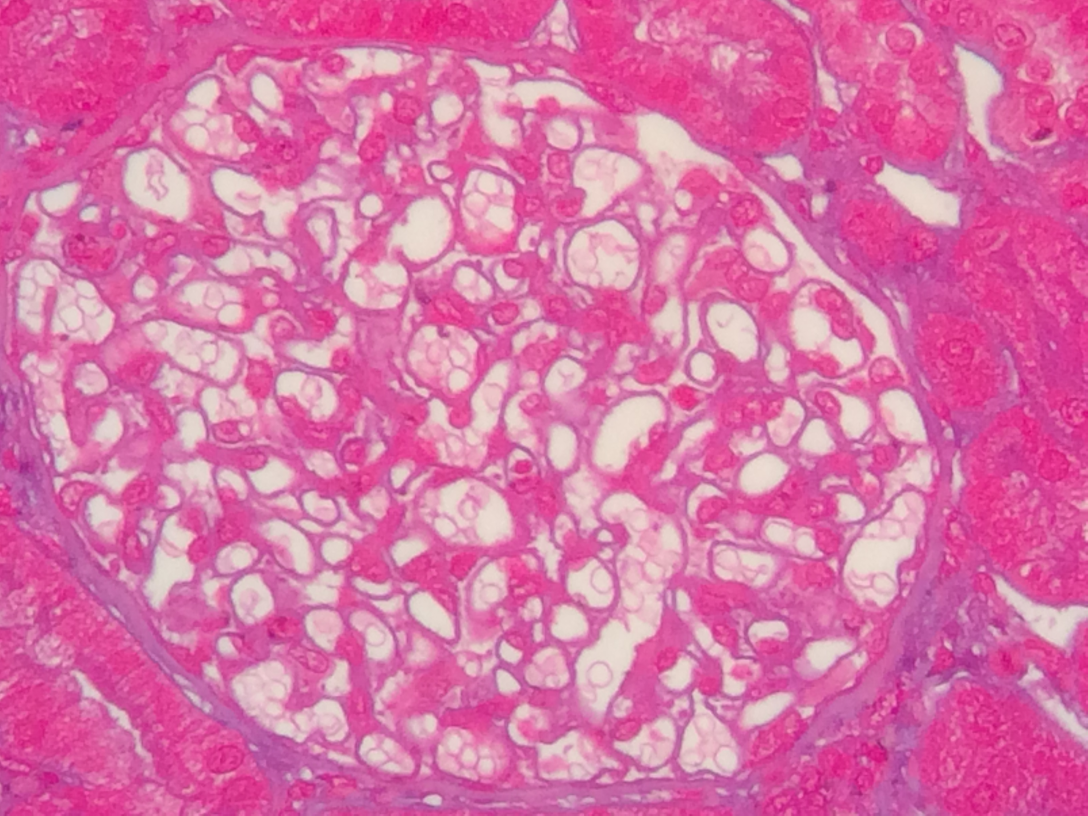
#> input picture pattern_recognition/color_extration/imgs_selected/treino_azan (3).JPG, 3264 x 2448 px (shown at 1/3 size); its folder holds 4 pictures in this run
$ python feat_ext_comp.py
#> lines starting #> are read from the running program, lines starting #| are printed output that depends on the picture
### pattern_recognition/color_extration/image.py
import os
import matplotlib.pyplot as plt
import numpy as np
import skimage
from skimage import io
from skimage.exposure import histogram
from skimage import exposure

class Imagem:
    def __init__(self, img_path, image, name="imagem.png"):
        self.img_path = img_path
        self.orignal = image
        self.image = image.copy()
        self.name = name

    def reset(self):
        self.image = self.orignal

    def reset_hist():
        plt.close()

    def save(self, path):
        io.imsave(path, skimage.img_as_ubyte(self.image))

    def int_change(self, value):
        self.image = (self.image * value).astype(np.int16)
        # [5 lines of commented-out code are left out]

    def int_shift(self, value):
        self.image = (self.image + value).astype(np.int16)
        #self.image = np.clip(self.image, 0, 255)
        #print(self.image)
        #self.image = exposure.rescale_intensity(self.image, in_range=(0, 255)).astype('uint16')

    def normalize(self):
        self.image = np.round(self.image).astype(int)
        # [7 lines of commented-out code are left out]

    # [5 lines left out: function save_hist, not called in this run]


    def gen_hist_rgb(self):
        hist_red, bins_red = histogram(self.image[:, :, 0])
        hist_green, bins_green = histogram(self.image[:, :, 1])
        hist_blue, bins_blue = histogram(self.image[:, :, 2])
        #print(self.image[:, :, 0])
        #print("+++++++++++++++++++++++++++++++++++++++++++++++++++++++++++++++++++")

        plt.title(self.get_name())
        plt.xlabel('Pixel Value')
        plt.ylabel('Frequency')
        plt.plot(bins_red, hist_red, color='red', label='Red Channel')
        plt.plot(bins_green, hist_green, color='green', label='Green Channel')
        plt.plot(bins_blue, hist_blue, color='blue', label='Blue Channel')
        plt.legend()
        plt.grid()

    def gen_hist_opp(self):

        r, g, b = self.image[:, :, 0], self.image[:, :, 1], self.image[:, :, 2]
        O1 = (r + g) / np.sqrt(2)
        O2 = (r + g - 2 * b) / np.sqrt(6)
        O3 = (r + g + b) / np.sqrt(3)
        hist_O1, bins_O1 = histogram(O1)
        hist_O2, bins_O2 = histogram(O2)
        hist_O3, bins_O3 = histogram(O3)
        #print(O1)
        #print("+++++++++++++++++++++++++++++++++++++++++++++++++++++++++++++++++++")

        plt.title(self.get_name())
        plt.plot(bins_O1, hist_O1, label="O1 (R-G)")
        plt.plot(bins_O2, hist_O2, label="O2 (Y-B)")
        plt.plot(bins_O3, hist_O3, label="O3 (Intensity)")
        plt.xlabel("Valor do Canal")
        plt.ylabel("Frequência")
        plt.legend()
        plt.grid()


    def gen_tcolor_dist(self):
        r, g, b = self.image[:, :, 0], self.image[:, :, 1], self.image[:, :, 2]
        #print(self.image[:, :, 0])
        mean_r, std_r = np.mean(r), np.std(r)
        mean_g, std_g = np.mean(g), np.std(g)
        mean_b, std_b = np.mean(b), np.std(b)
        #print((r - mean_r)/std_r)
        #print("+++++++++++++++++++++++++++++++++++++++++++++++++++++++++++++++++++")
        hist_r, bins_r = histogram((r - mean_r)/std_r)
        hist_g, bins_g = histogram((g - mean_g)/std_g)
        hist_b, bins_b = histogram((b - mean_b)/std_b)

        plt.title(self.get_name())
        plt.plot(bins_r, hist_r, label="CTR Red")
        plt.plot(bins_g, hist_g, label="CTR Green")
        plt.plot(bins_b, hist_b, label="CTR Blue")

        plt.xlabel("Valor")
        plt.ylabel("Frequência")
        plt.legend()
        plt.grid()

    # Getter for name
    def get_name(self):
        return self.name

    # Setter for name
    def set_name(self, name):
        self.name = name

    # Getter for image
    def get_image(self):
        return self.image

    # Setter for image
    def set_image(self, image):
        self.image = image

### pattern_recognition/color_extration/feat_ext_comp.py
from image import Imagem
import matplotlib.pyplot as plt
from skimage import io
import os

imgs_folder = './imgs_selected'

image_files = [f for f in os.listdir(imgs_folder) if f.endswith('.jpg') or f.endswith('.JPG') or f.endswith('.jpeg')]

for filename in image_files:

    image_path = os.path.join(imgs_folder, filename)
    image = io.imread(image_path)
#> image is the input picture: shape (2448, 3264, 3); mean R, G, B 217.6, 113.1, 166.3

    op = ['_normal', '_shift', '_change', '_change_shift']
    feat = ['_img', '_hrgb', '_htclor', '_hop']
    imgs = []

    plt.figure(figsize=(19, 10))
    plt.suptitle(filename)
    for i in range(len(op)):
        plt.subplot(1, len(op), i + 1)
        img_obj = Imagem(image_path, image, filename + op[i])
        if '_shift' in op[i]:
            img_obj.int_shift(-30)
        if '_change' in op[i]:
            img_obj.int_change(0.5)
        imgs.append(img_obj)
        plt.title(img_obj.get_name())
        plt.imshow(img_obj.image)
        plt.axis('off')
#> after the loop, imgs = 4 items
    plt.tight_layout()
    plt.savefig(filename + feat[0] + '_comp.png')
    plt.close()

    # Gera os histogramas de cores
    plt.figure(figsize=(19, 10))
    plt.suptitle("Histograma de Cores.")
    for j in range(len(imgs)):
        plt.subplot(1, len(imgs), j + 1)
        imgs[j].gen_hist_rgb()
#> this loop made 4 passes
    plt.tight_layout()
    plt.savefig(filename + feat[1] + '_comp.png')
#> figure, not shown here; panel 1: curve peaks at x = 227, y = 247700; panel 1: curve peaks at x = 85, y = 106695; panel 1: curve peaks at x = 156, y = 195812; panel 2: curve peaks at x = 197, y = 247700
    plt.close()

    # Gera os histogramas de cores transformadas
    plt.figure(figsize=(19, 10))
    plt.suptitle("Histograma de Cores Transformadas.")
    for j in range(len(imgs)):
        plt.subplot(1, len(imgs), j + 1)
        imgs[j].gen_tcolor_dist()
#> this loop made 4 passes
#> (mean_r in gen_tcolor_dist, std_r in gen_tcolor_dist, mean_g in gen_tcolor_dist, std_g in gen_tcolor_dist, mean_b in gen_tcolor_dist, std_b in gen_tcolor_dist) on passes 1 to 4: (217.6, 13.51, 113.1, 47.37, 166.3, 20.71), (187.6, 13.51, 83.06, 47.37, 136.3, 20.71), (108.5, 6.76, 56.28, 23.69, 82.88, 10.36), (93.53, 6.76, 41.28, 23.69, 67.88, 10.36)
#> pass 1, in gen_tcolor_dist, `r, g, b = self.image[:, :, 0], self.image[:, :, 1], self.image[:, :, 2]`:
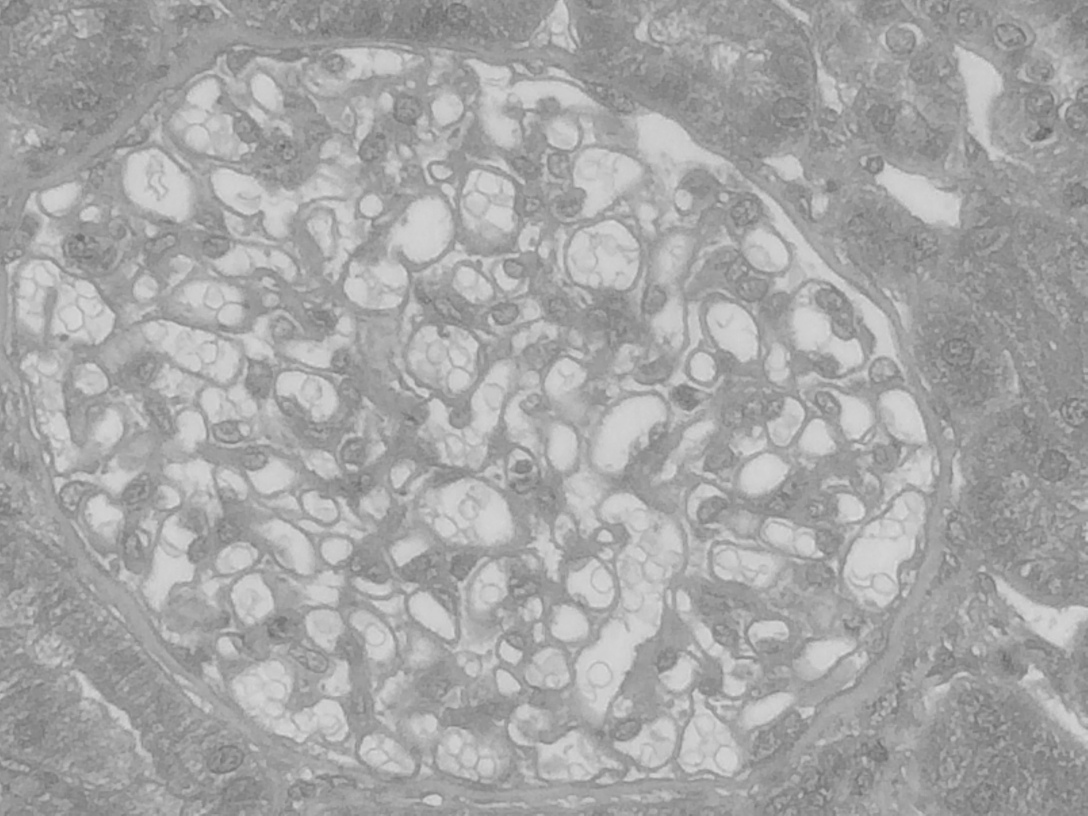
#> b: shape (2448, 3264) (shown at 1/3 size); min 97, max 223, mean 166.3
    plt.tight_layout()
    plt.savefig(filename + feat[2] + '_comp.png')
#> figure, not shown here; panel 1: curve peaks at x = 0.702, y = 247700; panel 1: curve peaks at x = -0.587, y = 106695; panel 1: curve peaks at x = -0.504, y = 195812; panel 2: curve peaks at x = 0.702, y = 247700
    plt.close()

    # Gera os histogramas de oponentes
    plt.figure(figsize=(19, 10))
    plt.suptitle("Histograma de Oponentes.")
    for j in range(len(imgs)):
        plt.subplot(1, len(imgs), j + 1)
        imgs[j].gen_hist_opp()
#> this loop made 4 passes
#> pass 1, in gen_hist_opp, `O1 = (r + g) / np.sqrt(2)`:
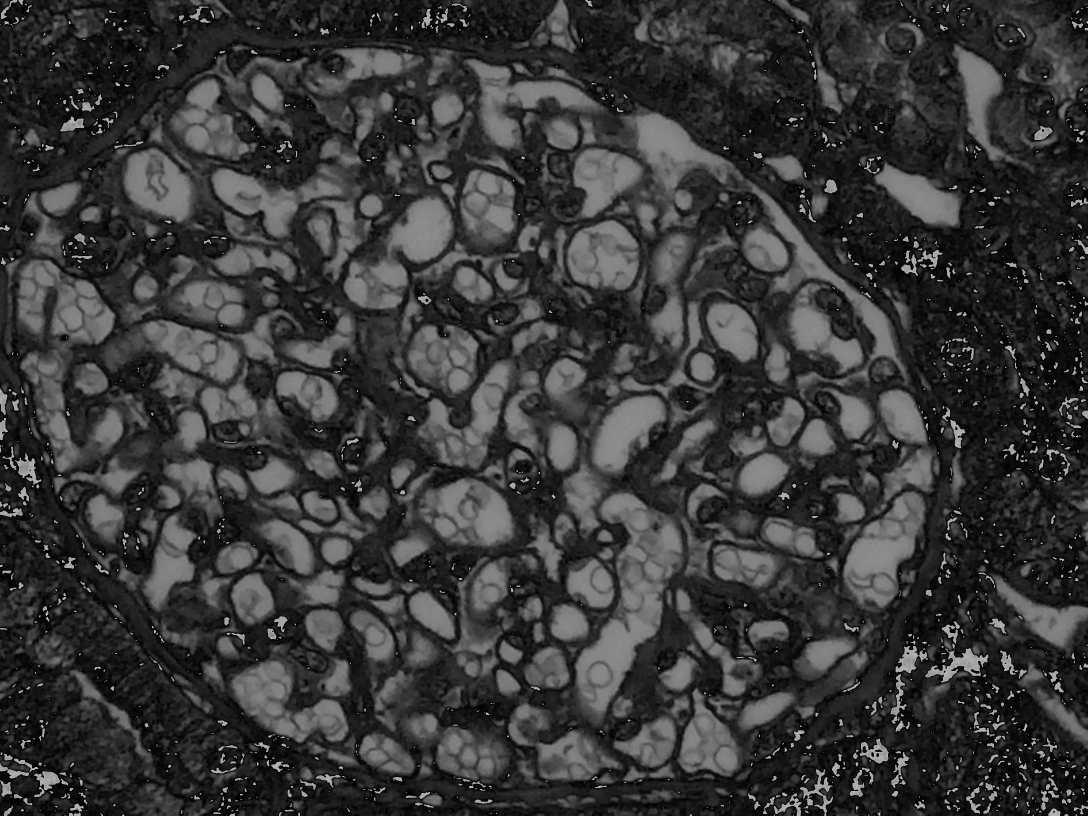
#> O1: shape (2448, 3264) float64 (shown at 1/3 size); min 0, max 180.3, mean 56.4
#> pass 1, in gen_hist_opp, `O2 = (r + g - 2 * b) / np.sqrt(6)`:
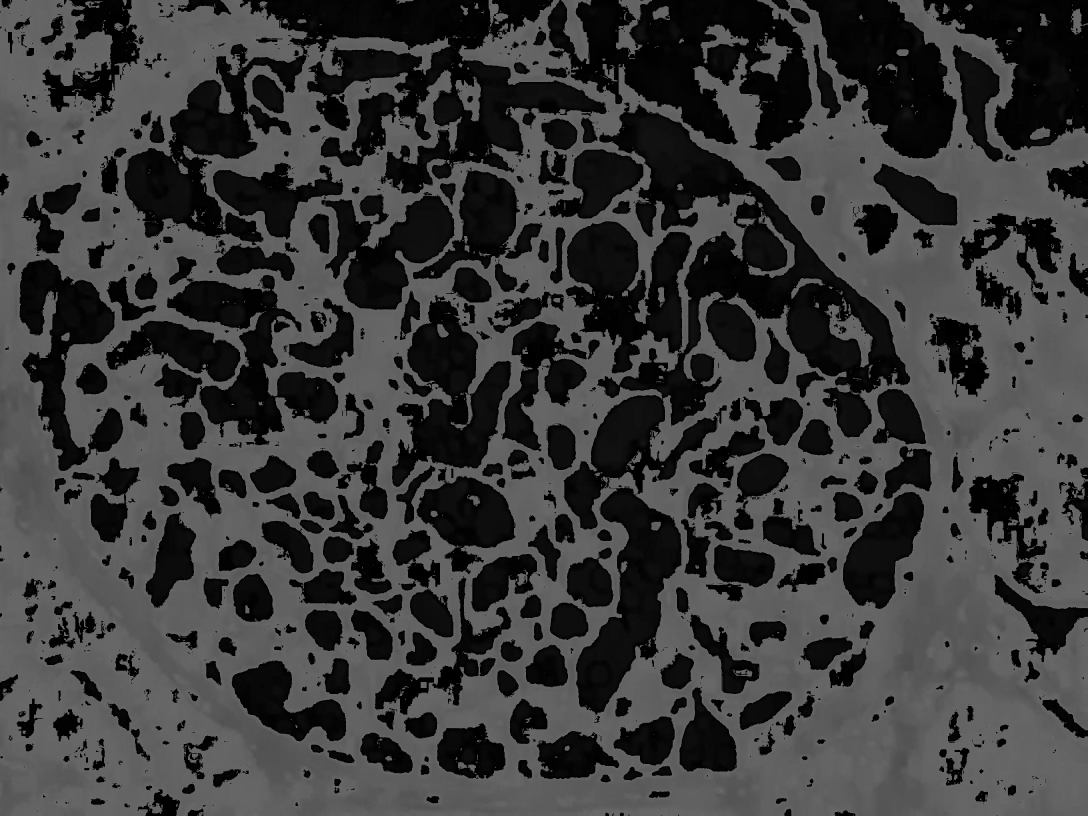
#> O2: shape (2448, 3264) float64 (shown at 1/3 size); min 0, max 104.1, mean 59
#> pass 1, in gen_hist_opp, `O3 = (r + g + b) / np.sqrt(3)`:
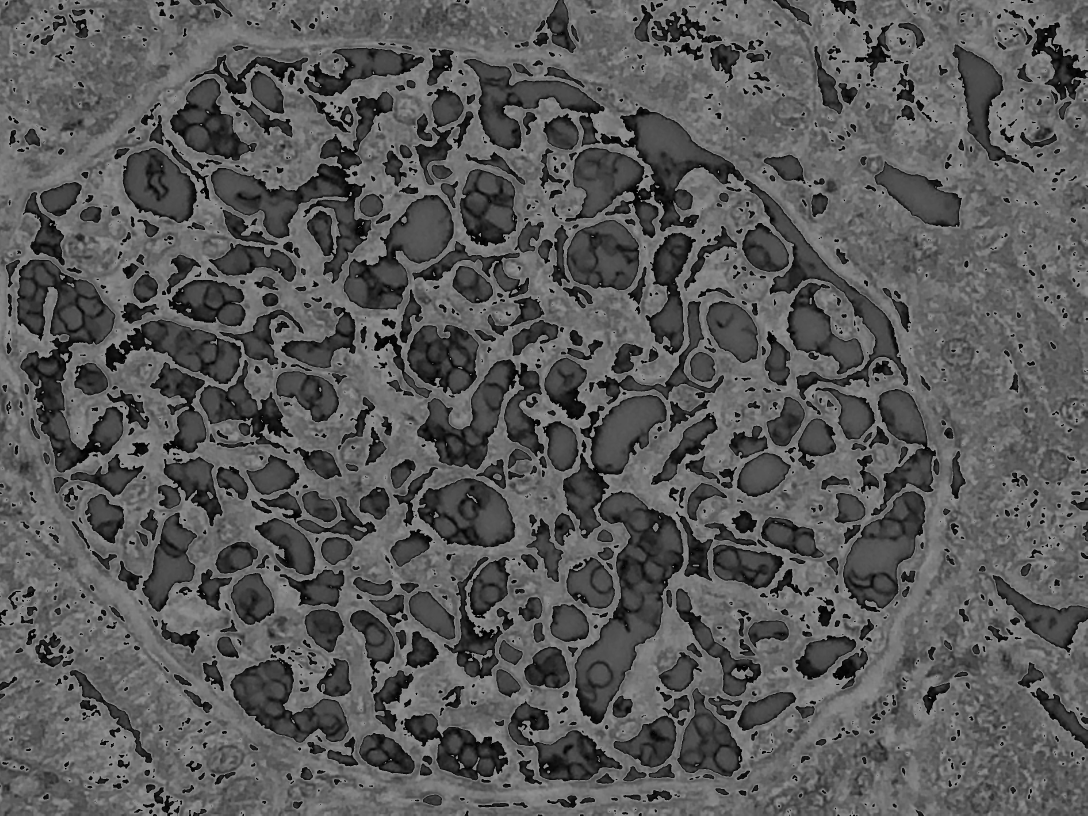
#> O3: shape (2448, 3264) float64 (shown at 1/3 size); min 0, max 147.2, mean 89.4
    plt.tight_layout()
    plt.savefig(filename + feat[3] + '_comp.png')
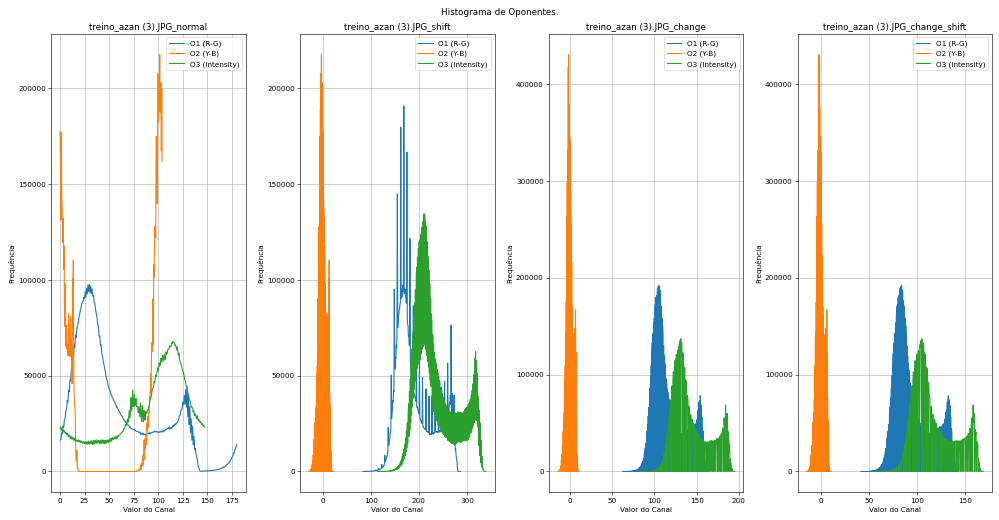
#> figure drawn by matplotlib, 4 panels; panel 1: curve peaks at x = 29.93, y = 97537; panel 1: curve peaks at x = 101.5, y = 217432; panel 1: curve peaks at x = 114.7, y = 67755; panel 2: curve peaks at x = 168.7, y = 190683
    plt.close()
